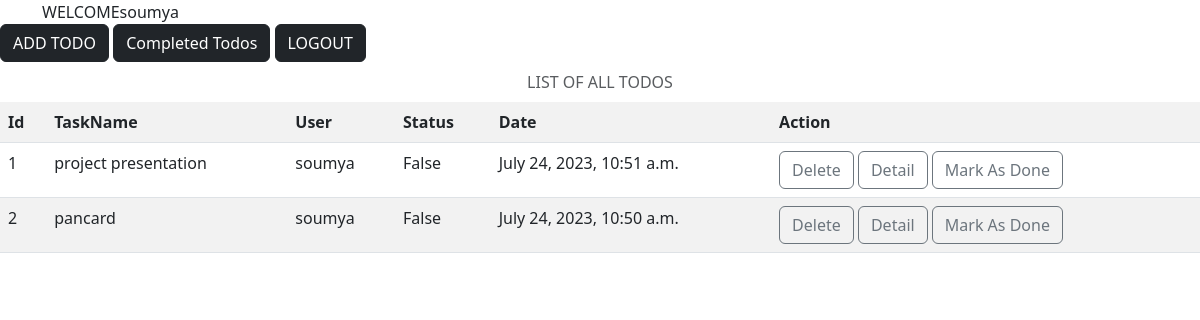
Page /todosall/ (signed in) on the committed database.
### task/models.py (models this page shows, shortened)
class Todos(models.Model):
    task_name=models.CharField(max_length=250)
    user=models.ForeignKey(User,on_delete=models.CASCADE)
    status=models.BooleanField(default=False)
    date=models.DateTimeField(auto_now_add=True)

### task/views.py (the view)
# urls.py: path("todosall/",views.TodoListView.as_view(),name="todo-list"),
class TodoListView(View):
    def get(self,request,*args,**kwargs):
        qs=Todos.objects.filter(status=False,user=request.user).order_by("-date")
        return render(request,"todo-list.html",{"todos":qs})

### task/templates/todo-list.html (shortened to what this page needs)
<!DOCTYPE html>
<html lang="en">
<head>
    <link href="https://cdn.jsdelivr.net/npm/bootstrap@5.3.0-alpha1/dist/css/bootstrap.min.css" rel="stylesheet"
>
</head>
<body>
    <div class="container">
        WELCOME{{request.user}}
    </div>
    <a href="{%url 'todo-add'%}" class="btn btn-dark">ADD TODO</a>
    <a href="{%url 'todo-complete'%}" class="btn btn-dark">Completed Todos</a>
    <a href="{%url 'signout'%}" class="btn btn-dark">LOGOUT</a>
    <table class="table table-striped">
        <caption class="caption-top text-center">LIST OF ALL TODOS</caption>
        <tr>
            <th>Id</th>
            <th>TaskName</th>
            <th>User</th>
            <th>Status</th>
            <th>Date</th>
            <th>Action</th>
        </tr>
        {%for t in todos%}
        <tr>
            <td>{{forloop.counter}}</td>
            <td>{{t.task_name}}</td>
            <td>{{t.user}}</td>
            <td>{{t.status}}</td>
            <td>{{t.date}}</td>
            <td>
                <a href="{%url 'todo-delete' t.id%}" class="btn btn-outline-secondary">Delete</a>
                <a href="{%url 'todo-detail' t.id%}" class="btn btn-outline-secondary">Detail</a>
                <a href="{%url 'todo-update' t.id%}" class="btn btn-outline-secondary">Mark As Done</a>
            </td>
        </tr>
        {%endfor%}
    </table>
</body>
</html>

### rows in the picture
Todos: task_name "project presentation", user "soumya", status "False", date "July 24, 2023, 10:51 a.m."
Todos: task_name "pancard", user "soumya", status "False", date "July 24, 2023, 10:50 a.m."

### other values in the picture
{{ request.user }} "soumya"
